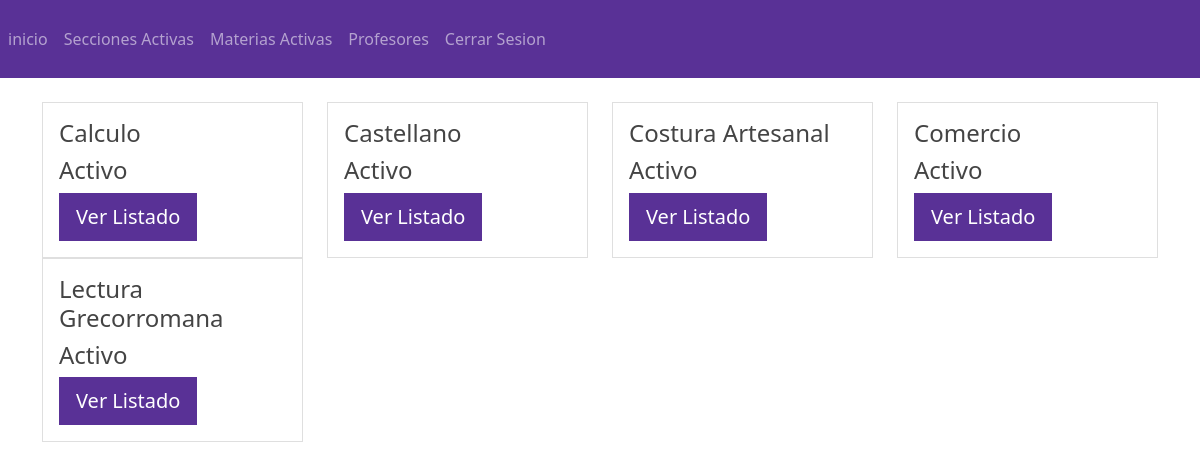
The app's page /educativo0.1/profesor/seccion/materias.php (signed in) with its own data.
### tables this page shows
CREATE TABLE `materia` (
  `id_materia` int(10) NOT NULL AUTO_INCREMENT,
  `estatus_materia` int(10) NOT NULL,
  `nombre_materia` varchar(155) NOT NULL,
  PRIMARY KEY (`id_materia`),
  KEY `id_estatus` (`estatus_materia`),
  CONSTRAINT `materia_ibfk_1` FOREIGN KEY (`estatus_materia`) REFERENCES `estatus` (`id_estatus`) ON DELETE CASCADE ON UPDATE CASCADE
);

CREATE TABLE `estatus` (
  `id_estatus` int(10) NOT NULL AUTO_INCREMENT,
  `nombre_estatus` varchar(150) NOT NULL,
  PRIMARY KEY (`id_estatus`)
);

### educativo0.1/profesor/seccion/materias.php (the view)
<?php include("../template/cabecera.php");?>
<?php
    include("../config/db.php");
    $sentenciaSQL= $conexion->prepare("SELECT `materia`.*, `estatus`.*
    FROM `materia`
        LEFT JOIN `estatus` ON `materia`.`estatus_materia` = `estatus`.`id_estatus`
    WHERE `estatus`.`nombre_estatus` = 'Activo';");
    $sentenciaSQL->execute();
    $listaMaterias=$sentenciaSQL->fetchAll(PDO::FETCH_ASSOC);
?>
<?php foreach($listaMaterias as $materias){ ?>
<div class="col-md-3">
<div class="card">
<div class="card-body">
    <h4 class="card-title"> <?php echo $materias['nombre_materia']; ?> </h4>
    <h4 class="card-title"> <?php echo $materias['nombre_estatus']; ?> </h4>
    <a class="btn btn-primary btn-lg" href="#" role="button">Ver Listado</a>
</div>
</div>
</div>
<?php } ?>
<?php include("../template/pie.php");?>

### records on screen
materia: nombre_materia "Calculo", estatus_materia.nombre_estatus "Activo"
materia: nombre_materia "Castellano", estatus_materia.nombre_estatus "Activo"
materia: nombre_materia "Costura Artesanal", estatus_materia.nombre_estatus "Activo"
materia: nombre_materia "Comercio", estatus_materia.nombre_estatus "Activo"
materia: nombre_materia "Lectura Grecorromana", estatus_materia.nombre_estatus "Activo"
